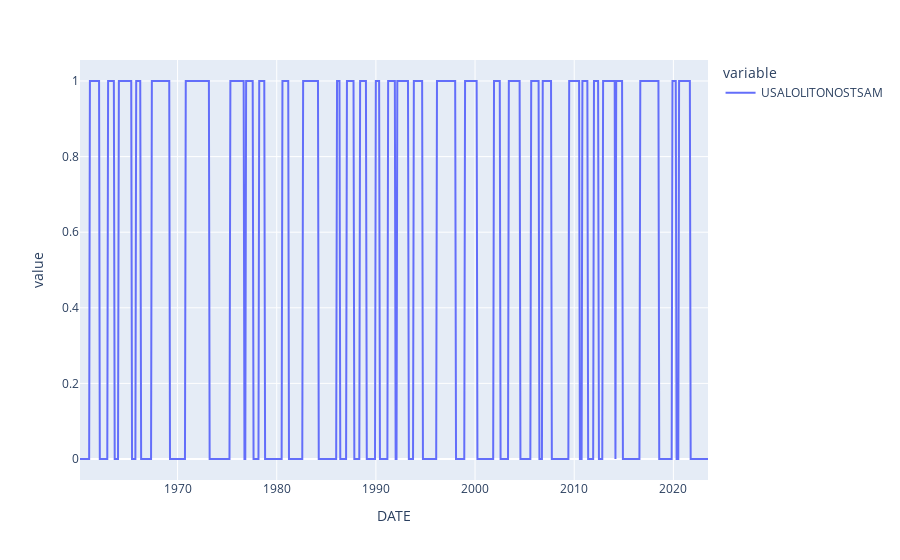

Here is the notebook cell this chart was saved with:
### Code cell
from typing import Optional
import pandas as pd
from src.backend import data
import plotly_express as px


class Regime(dict):
    def get_state(self, date: Optional[pd.Timestamp] = None) -> str:
        del date
        raise NotImplementedError("Must implement fit for data")


class UsLeadingIndicatorRegime(Regime):
    def get_state(self, date: Optional[pd.Timestamp] = None) -> str:
        lei = data.get_macro("USALOLITONOSTSAM").resample("M").last().iloc[:, 0]
        lei.index = lei.index + pd.DateOffset(months=1)
        rate_of_change = lei.diff().ewm(span=3).mean()
        states = rate_of_change.map(lambda x: 1 if x > 0.00 else 0)
        
        px.line(states).update_layout(hovermode="x unified").show()


UsLeadingIndicatorRegime().get_state()

### Figure 1 — Plotly figure (JSON) as saved in the notebook; plotly's stock layout.template omitted (floating-point values rounded to 4 significant figures; data arrays with more than 128 entries replaced by an {"elided": "..."} marker saying what was removed)
{"data": [{"hovertemplate": "variable=USALOLITONOSTSAM<br>DATE=%{x}<br>value=%{y}<extra></extra>", "legendgroup": "USALOLITONOSTSAM", "line": {"color": "#636efa", "dash": "solid"}, "marker": {"symbol": "circle"}, "mode": "lines", "name": "USALOLITONOSTSAM", "orientation": "v", "showlegend": true, "type": "scatter", "x": {"elided": "761 str values"}, "xaxis": "x", "y": {"elided": "761 int values"}, "yaxis": "y"}], "layout": {"hovermode": "x unified", "legend": {"title": {"text": "variable"}, "tracegroupgap": 0}, "margin": {"t": 60}, "xaxis": {"anchor": "y", "domain": [0, 1], "title": {"text": "DATE"}}, "yaxis": {"anchor": "x", "domain": [0, 1], "title": {"text": "value"}}}}
